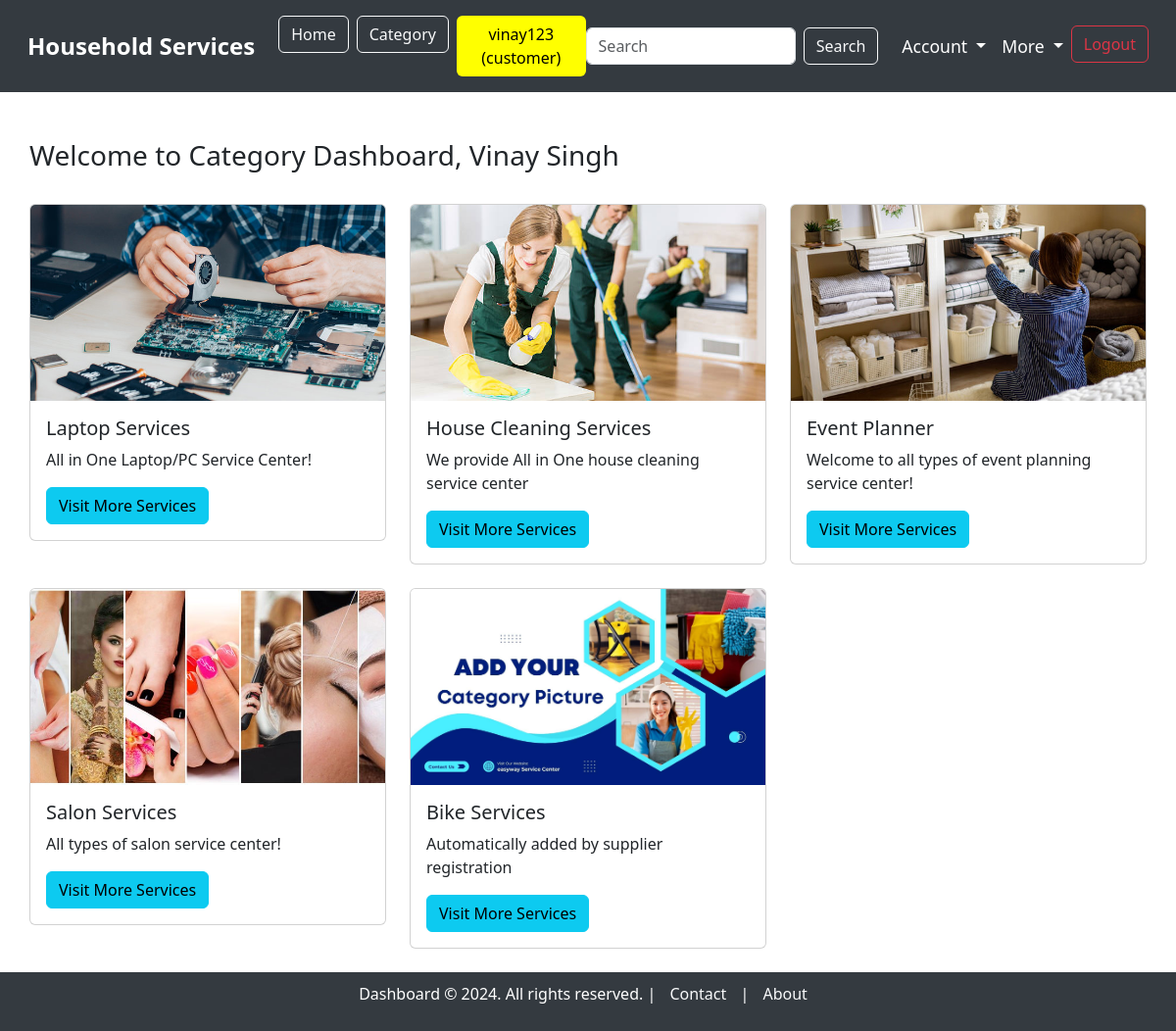
/category_dashboard (signed in), run on the app's committed database.
### model.py (models this page shows, shortened)
class User(db.Model):
    __tablename__ = "users"
    user_id = db.Column(db.Integer, autoincrement=True, primary_key=True)
    full_name = db.Column(db.String, nullable=False)
    username = db.Column(db.String, unique=True, nullable=False)
    email = db.Column(db.String, unique=True, nullable=False)
    password = db.Column(db.String, nullable=False)
    address = db.Column(db.String, nullable=False)
    pincode = db.Column(db.String, nullable=False)
    role = db.Column(db.String, nullable=False)  # 'customer' or 'supplier'
    service_name = db.Column(db.String, nullable=True)  # Nullable for customers
    experience_years = db.Column(db.Integer, nullable=True)  # Nullable for customers
    document = db.Column(db.String, nullable=True)  # Nullable for customers
    is_verified = db.Column(db.Boolean, default=False)  # For supplier verification
    is_blocked = db.Column(db.Boolean, default=False)  # For blocking/unblocking users

class Category(db.Model):
    __tablename__ = "category"
    category_id = db.Column(db.Integer, autoincrement=True, primary_key=True)
    category_name = db.Column(db.String, unique=True, nullable=False)
    category_description = db.Column(db.String, nullable=False)
    picture = db.Column(db.String)  # Path to the uploaded picture

### main.py (the view)
@app.route('/category_dashboard', methods=['GET'])
def category_dashboard():
    categories = Category.query.all()
    users = User.query.filter_by(role='supplier').all()
    current_user = None
    if 'user_id' in session:
        current_user = User.query.filter_by(user_id=session['user_id']).first()
    return render_template('category/category_dashboard.html', categories=categories, users=users, current_user=current_user)

### templates/category/category_dashboard.html (shortened to what this page needs)
{% extends 'base_dashboard.html' %}
{% block content %}
<div class="container mt-5">
    <div class="d-flex justify-content-between align-items-center mb-4">
        <h3>Welcome to Category Dashboard, {{ current_user.full_name }}</h3>
    </div>
    {% if categories %}
        <div class="row">
            {% for category in categories %}
                <div class="col-md-4 mb-4">
                    <div class="card">
                        {% if category.picture %}
                            <img src="{{ url_for('static', filename='uploads/' + category.picture) }}" class="card-img-top" alt="Category Image" style="height: 200px; object-fit: cover;">
                        {% else %}
                            <img src="{{ url_for('static', filename='images/default-category.jpg') }}" class="card-img-top" alt="Default Category Image" style="height: 200px; object-fit: cover;">
                        {% endif %}
                        <div class="card-body">
                            <h5 class="card-title">{{ category.category_name }}</h5>
                            <p class="card-text">{{ category.category_description }}</p>
                                {% set supplier = users | selectattr('role', 'equalto', 'supplier')
                                    | selectattr('service_name', 'equalto', category.category_name) | first %}
                            <div class="d-flex justify-content-between">
                                <a href="{{ url_for('service_dashboard', category_id=category.category_id) }}" class="btn btn-info">Visit More Services</a>
                            </div>
                        </div>
                    </div>
                </div>
            {% endfor %}
        </div>
    {% else %}
        <p class="text-center mt-4">No categories available.</p>
    {% endif %}
</div>
{% endblock %}

### templates/base_dashboard.html (shortened to what this page needs)
<!DOCTYPE html>
<html lang="en">
<head>
    <link href="https://cdn.jsdelivr.net/npm/bootstrap@5.3.3/dist/css/bootstrap.min.css" rel="stylesheet"
>
    <link rel="stylesheet" href="https://cdnjs.cloudflare.com/ajax/libs/font-awesome/5.15.4/css/all.min.css">
</head>
<body>
    <nav class="navbar navbar-expand-lg">
        <div class="container-fluid">
            <a class="navbar-brand" href="/">Household Services</a>
            <div class="collapse navbar-collapse" id="navbarNavDropdown">
                <ul class="navbar-nav me-auto mb-2 mb-lg-0">
                    <li class="nav-item">
                        <a class="btn btn-outline-light ms-2" href="/">Home</a>
                    </li>
                    <li class="nav-item">
                        <a class="btn btn-outline-light ms-2" href="{{ url_for('category_dashboard') }}">Category</a>
                    </li>
                    {% if session.get('username') %}
                    <li class="nav-item">
                        <span class="btn ms-2" style="background-color: yellow; color: black;">
                            {{ session.get('username') }} ({{ session.get('role') }})
                        </span>
                    </li>
                    {% endif %}
                </ul>
                <form class="d-flex me-3" action="/search" method="GET">
                    <input class="form-control me-2" type="search" name="query" placeholder="Search" aria-label="Search">
                    <button class="btn btn-outline-light" type="submit">Search</button>
                </form>
                <ul class="navbar-nav">
                    {% if session.get('username') %}
                        <li class="nav-item dropdown">
                            <a class="nav-link dropdown-toggle" href="#" id="accountDropdown" role="button"
                                data-bs-toggle="dropdown" aria-expanded="false">
                                Account
                            </a>
                        </li>
                        <li class="nav-item dropdown">
                            <a class="nav-link dropdown-toggle" href="#" id="moreDropdown" role="button"
                                data-bs-toggle="dropdown" aria-expanded="false">
                                More
                            </a>
                        </li>
                        <li class="nav-item">
                            <form action="{{ url_for('logout') }}" method="POST" class="d-inline">
                                <button type="submit" class="btn btn-outline-danger">Logout</button>
                            </form>
                        </li>
                    {% else %}
                        <li class="nav-item">
                            <a class="btn btn-outline-primary" href="/login">Login</a>
                        </li>
                    {% endif %}
                </ul>
            </div>
        </div>
    </nav>
    <div class="container mt-5" style="min-height: 80vh;">
        {% block content %}
        {% endblock %}
    </div>
    <footer>
        <p>Dashboard © 2024. All rights reserved. |
            <a href="/contact">Contact</a> |
            <a href="/about">About</a>
        </p>
    </footer>
</body>
</html>

### templates/base_dashboard.html (style rules this page uses)
.navbar-brand { font-weight: bold; font-size: 1.5rem; }
.nav-item .nav-link { font-size: 1.1rem; }
.navbar { background-color: #343a40; padding: 1rem; }
.navbar .nav-link, .navbar .navbar-brand { color: white; }
footer { background-color: #343a40; color: white; padding: 10px 0; text-align: center; width: 100%; position: relative; bottom: 0; }
footer a { color: #f8f9fa; margin: 0 10px; text-decoration: none; }
body { overflow-x: hidden; }
.container { max-width: 100%; padding: 0 15px; }

### data on the page
User: get "vinay123", get "customer", full_name "Vinay Singh"
Category: picture (picture), category_name "Laptop Services", category_description "All in One Laptop/PC Service Center!"
Category: picture (picture), category_name "House Cleaning Services", category_description "We provide All in One house cleaning service center"
Category: picture (picture), category_name "Event Planner", category_description "Welcome to all types of event planning service center!"
Category: picture (picture), category_name "Salon Services", category_description "All types of salon service center!"
Category: category_name "Bike Services", category_description "Automatically added by supplier registration"
